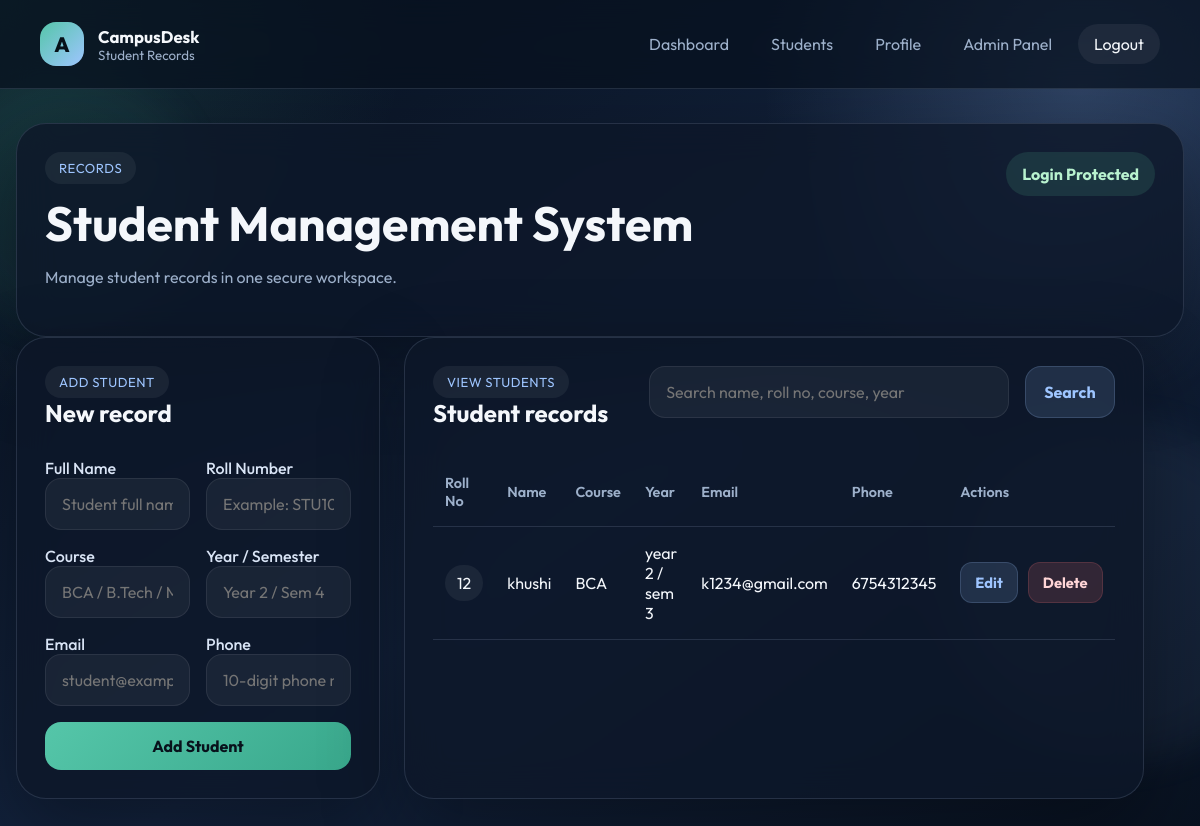
/students (signed in), run on the app's committed database.
### tables this page shows
CREATE TABLE students (
            id INTEGER PRIMARY KEY AUTOINCREMENT,
            full_name TEXT NOT NULL,
            roll_number TEXT NOT NULL UNIQUE,
            course TEXT NOT NULL,
            year_level TEXT NOT NULL,
            email TEXT NOT NULL,
            phone TEXT NOT NULL,
            created_by INTEGER,
            created_at TEXT NOT NULL DEFAULT CURRENT_TIMESTAMP,
            FOREIGN KEY (created_by) REFERENCES users (id)
        );

### app.py (the view, shortened to what this page needs)
@app.route("/students", methods=["GET", "POST"])
@login_required
def students():
    db = get_db()
    search = request.args.get("search", "").strip()
    if search:
        student_rows = db.execute(
            """
            SELECT students.*, users.name AS creator_name
            FROM students
            LEFT JOIN users ON users.id = students.created_by
            WHERE full_name LIKE ? OR roll_number LIKE ? OR course LIKE ? OR year_level LIKE ?
            ORDER BY datetime(students.created_at) DESC, students.id DESC
            """,
            (f"%{search}%", f"%{search}%", f"%{search}%", f"%{search}%"),
        ).fetchall()
    else:
        student_rows = db.execute(
            """
            SELECT students.*, users.name AS creator_name
            FROM students
            LEFT JOIN users ON users.id = students.created_by
            ORDER BY datetime(students.created_at) DESC, students.id DESC
            """
        ).fetchall()
    return render_template("students.html", students=student_rows, search=search)

### app.py (called while the page is built)
def get_db():
    if "db" not in g:
        g.db = sqlite3.connect(app.config["DATABASE"])
        g.db.row_factory = sqlite3.Row
    return g.db

def login_required(view):
    @wraps(view)
    def wrapped_view(*args, **kwargs):
        if "user_id" not in session:
            flash("Please log in to continue.", "warning")
            return redirect(url_for("login"))
        return view(*args, **kwargs)
    return wrapped_view

@app.before_request
def load_logged_in_user():
    g.current_user = None
    user_id = session.get("user_id")
    if user_id:
        g.current_user = get_db().execute(
            "SELECT * FROM users WHERE id = ?", (user_id,)
        ).fetchone()
        if g.current_user is None:
            session.clear()

@app.context_processor
def inject_now():
    return {"now": datetime.now()}

### templates/students.html (shortened to what this page needs)
{% extends "base.html" %}
{% block content %}
<section class="dashboard-layout">
  <div class="panel hero-dashboard">
    <div>
      <span class="eyebrow">Records</span>
      <h1>Student Management System</h1>
      <p>Manage student records in one secure workspace.</p>
    </div>
    <div class="status-badge verified">Login Protected</div>
  </div>
  <div class="dashboard-grid student-grid">
    <section class="panel">
      <div class="panel-header">
        <div>
          <span class="eyebrow">Add Student</span>
          <h2>New record</h2>
        </div>
      </div>
      <form method="POST" class="auth-form">
        <div class="two-column">
          <div>
            <label>Full Name</label>
            <input type="text" name="full_name" placeholder="Student full name" required />
          </div>
          <div>
            <label>Roll Number</label>
            <input type="text" name="roll_number" placeholder="Example: STU101" required />
          </div>
        </div>
        <div class="two-column">
          <div>
            <label>Course</label>
            <input type="text" name="course" placeholder="BCA / B.Tech / MCA" required />
          </div>
          <div>
            <label>Year / Semester</label>
            <input type="text" name="year_level" placeholder="Year 2 / Sem 4" required />
          </div>
        </div>
        <div class="two-column">
          <div>
            <label>Email</label>
            <input type="email" name="email" placeholder="student@example.com" required />
          </div>
          <div>
            <label>Phone</label>
            <input type="text" name="phone" placeholder="10-digit phone number" required />
          </div>
        </div>
        <button type="submit" class="btn-primary">Add Student</button>
      </form>
    </section>
    <section class="panel">
      <div class="panel-header admin-header">
        <div>
          <span class="eyebrow">View Students</span>
          <h2>Student records</h2>
        </div>
        <form method="GET" class="search-form">
          <input
            type="text"
            name="search"
            value="{{ search }}"
            placeholder="Search name, roll no, course, year"
          />
          <button type="submit" class="btn-secondary">Search</button>
        </form>
      </div>
      <div class="table-wrapper">
        <table class="data-table">
          <thead>
            <tr>
              <th>Roll No</th>
              <th>Name</th>
              <th>Course</th>
              <th>Year</th>
              <th>Email</th>
              <th>Phone</th>
              <th>Actions</th>
            </tr>
          </thead>
          <tbody>
            {% for student in students %}
            <tr>
              <td><span class="pill">{{ student.roll_number }}</span></td>
              <td>{{ student.full_name }}</td>
              <td>{{ student.course }}</td>
              <td>{{ student.year_level }}</td>
              <td>{{ student.email }}</td>
              <td>{{ student.phone }}</td>
              <td>
                <div class="table-actions">
                  <a
                    href="{{ url_for('edit_student', student_id=student.id) }}"
                    class="btn-secondary small-btn"
                  >
                    Edit
                  </a>
                  <form method="POST" action="{{ url_for('delete_student', student_id=student.id) }}">
                    <button type="submit" class="btn-danger small-btn">Delete</button>
                  </form>
                </div>
              </td>
            </tr>
            {% else %}
            <tr>
              <td colspan="7" class="empty-state">No student records found.</td>
            </tr>
            {% endfor %}
          </tbody>
        </table>
      </div>
    </section>
  </div>
</section>
{% endblock %}

### static/style.css (style rules this page uses)
:root { --bg: #09111f; --bg-soft: #111c30; --surface: rgba(13, 23, 41, 0.8); --surface-strong: #0f1b31; --surface-light: #172743; --text: #f4f7fb; --muted: #9db0ca; --line: rgba(190, 210, 237, 0.14); --primary: #55c6a9; --primary-dark: #39a88c; --secondary: #9ec5ff; --warning: #f5b85a; --danger: #ef6d72; --success: #58c894; --shadow: 0 30px 80px rgba(0, 0, 0, 0.35); }
* { box-sizing: border-box; }
body { margin: 0; min-height: 100vh; font-family: "Outfit", sans-serif; color: var(--text); background: radial-gradient(circle at top left, rgba(85, 198, 169, 0.18), transparent 28%), radial-gradient(circle at 90% 10%, rgba(158, 197, 255, 0.2), transparent 24%), linear-gradient(145deg, #07101d, #13233e 55%, #08111f); }
a { color: inherit; text-decoration: none; }
button, input, select { font: inherit; }
.content-wrap, .auth-layout, .dashboard-layout, .profile-layout { position: relative; z-index: 1; }
.hero-panel, .auth-card, .panel { background: var(--surface); border: 1px solid var(--line); border-radius: 30px; box-shadow: var(--shadow); backdrop-filter: blur(18px); }
.hero-panel h1, .dashboard-layout h1, .profile-card h1 { margin: 14px 0; font-size: clamp(2.2rem, 4vw, 4rem); line-height: 1.05; }
.hero-panel p, .card-head p, .panel p { color: var(--muted); line-height: 1.7; }
.eyebrow { display: inline-flex; padding: 8px 14px; border-radius: 999px; background: rgba(255, 255, 255, 0.06); color: var(--secondary); font-size: 0.82rem; letter-spacing: 0.04em; text-transform: uppercase; }
.feature-card h3, .action-card h3, .panel-header h2, .card-head h2 { margin: 0 0 8px; }
.auth-form, .search-form { display: grid; gap: 16px; }
.auth-form label { color: #d9e4f5; font-weight: 500; margin-bottom: -8px; }
.auth-form input, .auth-form select, .search-form input { width: 100%; padding: 15px 16px; border-radius: 16px; border: 1px solid rgba(255, 255, 255, 0.08); background: rgba(255, 255, 255, 0.05); color: var(--text); outline: none; transition: 0.2s ease; }
.two-column { display: grid; grid-template-columns: repeat(2, 1fr); gap: 16px; }
.btn-primary, .btn-secondary, .btn-danger { display: inline-flex; align-items: center; justify-content: center; border: 0; border-radius: 16px; padding: 14px 18px; font-weight: 700; cursor: pointer; transition: transform 0.18s ease, opacity 0.18s ease, background 0.18s ease; }
.btn-primary { background: linear-gradient(135deg, var(--primary), var(--primary-dark)); color: #08111b; }
.btn-secondary { background: rgba(158, 197, 255, 0.14); color: var(--secondary); border: 1px solid rgba(158, 197, 255, 0.18); }
.btn-danger { background: rgba(239, 109, 114, 0.16); color: #ffd5d7; border: 1px solid rgba(239, 109, 114, 0.18); }
.dashboard-layout, .profile-layout { width: min(1180px, calc(100% - 32px)); margin: 0 auto; padding: 34px 0 48px; }
.hero-dashboard, .panel { padding: 28px; }
.hero-dashboard { display: flex; justify-content: space-between; align-items: flex-start; gap: 20px; }
.status-badge { white-space: nowrap; padding: 12px 16px; border-radius: 999px; font-weight: 700; }
.status-badge.verified { background: rgba(88, 200, 148, 0.14); color: #b8f2cf; }
.dashboard-grid, .profile-layout { display: grid; grid-template-columns: 1.1fr 0.9fr; gap: 24px; }
.student-grid { grid-template-columns: 0.9fr 1.1fr; }
.panel-header, .admin-header { display: flex; justify-content: space-between; align-items: flex-start; gap: 18px; margin-bottom: 22px; }
.table-wrapper { overflow-x: auto; }
.data-table { width: 100%; border-collapse: collapse; }
.data-table th, .data-table td { padding: 16px 12px; border-bottom: 1px solid var(--line); text-align: left; }
.data-table th { color: var(--muted); font-size: 0.9rem; font-weight: 600; }
.pill { display: inline-flex; padding: 8px 12px; border-radius: 999px; background: rgba(255, 255, 255, 0.06); }
.search-form { grid-template-columns: minmax(240px, 360px) auto; }
.table-actions { display: flex; gap: 10px; }
.table-actions form { margin: 0; }
.small-btn { padding: 10px 14px; border-radius: 12px; font-size: 0.92rem; }

### data on the page
students: roll_number "12", full_name "khushi", course "BCA", year_level "year 2 / sem 3", email "k1234@gmail.com", phone "6754312345"
